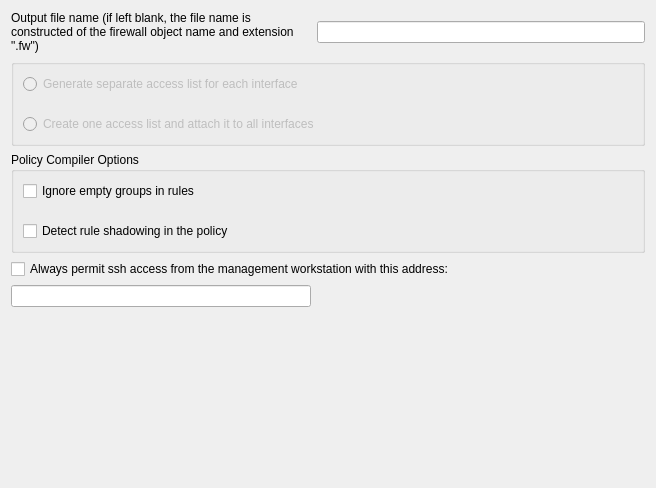
     <widget class="QWidget" name="compiler_tab">
      <attribute name="title">
       <string>Compiler Options</string>
      </attribute>
      <layout class="QGridLayout" name="gridLayout_9">
       <item row="0" column="0">
        <widget class="QLabel" name="textLabel1_5">
         <property name="sizePolicy">
          <sizepolicy hsizetype="Expanding" vsizetype="Preferred">
           <horstretch>0</horstretch>
           <verstretch>0</verstretch>
          </sizepolicy>
         </property>
         <property name="text">
          <string>Output file name (if left blank, the file name is constructed of the firewall object name and extension &quot;.fw&quot;)</string>
         </property>
         <property name="alignment">
          <set>Qt::AlignmentFlag::AlignVCenter</set>
         </property>
         <property name="wordWrap">
          <bool>true</bool>
         </property>
        </widget>
       </item>
       <item row="0" column="1">
        <widget class="QLineEdit" name="outputFileName">
         <property name="minimumSize">
          <size>
           <width>300</width>
           <height>0</height>
          </size>
         </property>
         <property name="maximumSize">
          <size>
           <width>32767</width>
           <height>22</height>
          </size>
         </property>
        </widget>
       </item>
       <item row="1" column="0" colspan="2">
        <widget class="QGroupBox" name="groupBox">
         <property name="enabled">
          <bool>false</bool>
         </property>
         <property name="title">
          <string/>
         </property>
         <layout class="QGridLayout" name="gridLayout_4">
          <property name="verticalSpacing">
           <number>20</number>
          </property>
          <item row="0" column="0">
           <widget class="QRadioButton" name="separate_acls_for_interfaces">
            <property name="toolTip">
             <string>Compiler creates multiple access lists from the same policy,
two for each interface: one for inbound and another for
outbound. If the policy is written in a such way that no rule
can possibly be associated with an interface, this interface
gets no access list at all. Also, interfaces marked as 
&quot;unprotected&quot; never get access list regardless of how the policy
rules are designed.
</string>
            </property>
            <property name="text">
             <string>Generate separate access list for each interface</string>
            </property>
           </widget>
          </item>
          <item row="1" column="0">
           <widget class="QRadioButton" name="one_acl_for_all_interfaces">
            <property name="toolTip">
             <string>Compiler creates one access list and assigns it to all
interfaces.
</string>
            </property>
            <property name="text">
             <string>Create one access list and attach it to all interfaces</string>
            </property>
           </widget>
          </item>
         </layout>
        </widget>
       </item>
       <item row="2" column="0" colspan="2">
        <widget class="QGroupBox" name="frame114">
         <property name="sizePolicy">
          <sizepolicy hsizetype="Expanding" vsizetype="Preferred">
           <horstretch>0</horstretch>
           <verstretch>0</verstretch>
          </sizepolicy>
         </property>
         <property name="title">
          <string>Policy Compiler Options</string>
         </property>
         <property name="flat">
          <bool>false</bool>
         </property>
         <property name="checkable">
          <bool>false</bool>
         </property>
         <layout class="QGridLayout" name="gridLayout_6">
          <property name="verticalSpacing">
           <number>20</number>
          </property>
          <item row="0" column="0">
           <widget class="QCheckBox" name="procurve_acl_ignore_empty_groups">
            <property name="toolTip">
             <string>If the option is deactivated, compiler treats empty groups as an error and aborts processing the policy. If this option is activated, compiler removes all empty groups from all rule elements. If rule element becomes 'any' after the last empty group has been removed, the whole rule will be ignored. Use this option only if you fully understand how it works!</string>
            </property>
            <property name="text">
             <string>Ignore empty groups in rules</string>
            </property>
           </widget>
          </item>
          <item row="1" column="0">
           <widget class="QCheckBox" name="procurve_acl_check_shadowing">
            <property name="toolTip">
             <string>Shadowing happens because a rule is a superset of a subsequent rule and any packets potentially matched by the subsequent rule have already been matched by the prior rule.</string>
            </property>
            <property name="text">
             <string>Detect rule shadowing in the policy</string>
            </property>
           </widget>
          </item>
         </layout>
        </widget>
       </item>
       <item row="3" column="0" colspan="2">
        <widget class="QCheckBox" name="mgmt_ssh">
         <property name="text">
          <string>Always permit ssh access from the management workstation with this address:</string>
         </property>
         <property name="checkable">
          <bool>true</bool>
         </property>
         <property name="checked">
          <bool>false</bool>
         </property>
        </widget>
       </item>
       <item row="4" column="0">
        <widget class="QLineEdit" name="mgmt_addr">
         <property name="sizePolicy">
          <sizepolicy hsizetype="Expanding" vsizetype="Fixed">
           <horstretch>0</horstretch>
           <verstretch>0</verstretch>
          </sizepolicy>
         </property>
         <property name="minimumSize">
          <size>
           <width>300</width>
           <height>0</height>
          </size>
         </property>
         <property name="maximumSize">
          <size>
           <width>32767</width>
           <height>22</height>
          </size>
         </property>
        </widget>
       </item>
       <item row="4" column="1">
        <spacer name="horizontalSpacer_2">
         <property name="orientation">
          <enum>Qt::Orientation::Horizontal</enum>
         </property>
         <property name="sizeHint" stdset="0">
          <size>
           <width>328</width>
           <height>20</height>
          </size>
         </property>
        </spacer>
       </item>
       <item row="5" column="0">
        <spacer>
         <property name="orientation">
          <enum>Qt::Orientation::Vertical</enum>
         </property>
         <property name="sizeType">
          <enum>QSizePolicy::Policy::Expanding</enum>
         </property>
         <property name="sizeHint" stdset="0">
          <size>
           <width>20</width>
           <height>170</height>
          </size>
         </property>
        </spacer>
       </item>
      </layout>
     </widget>
